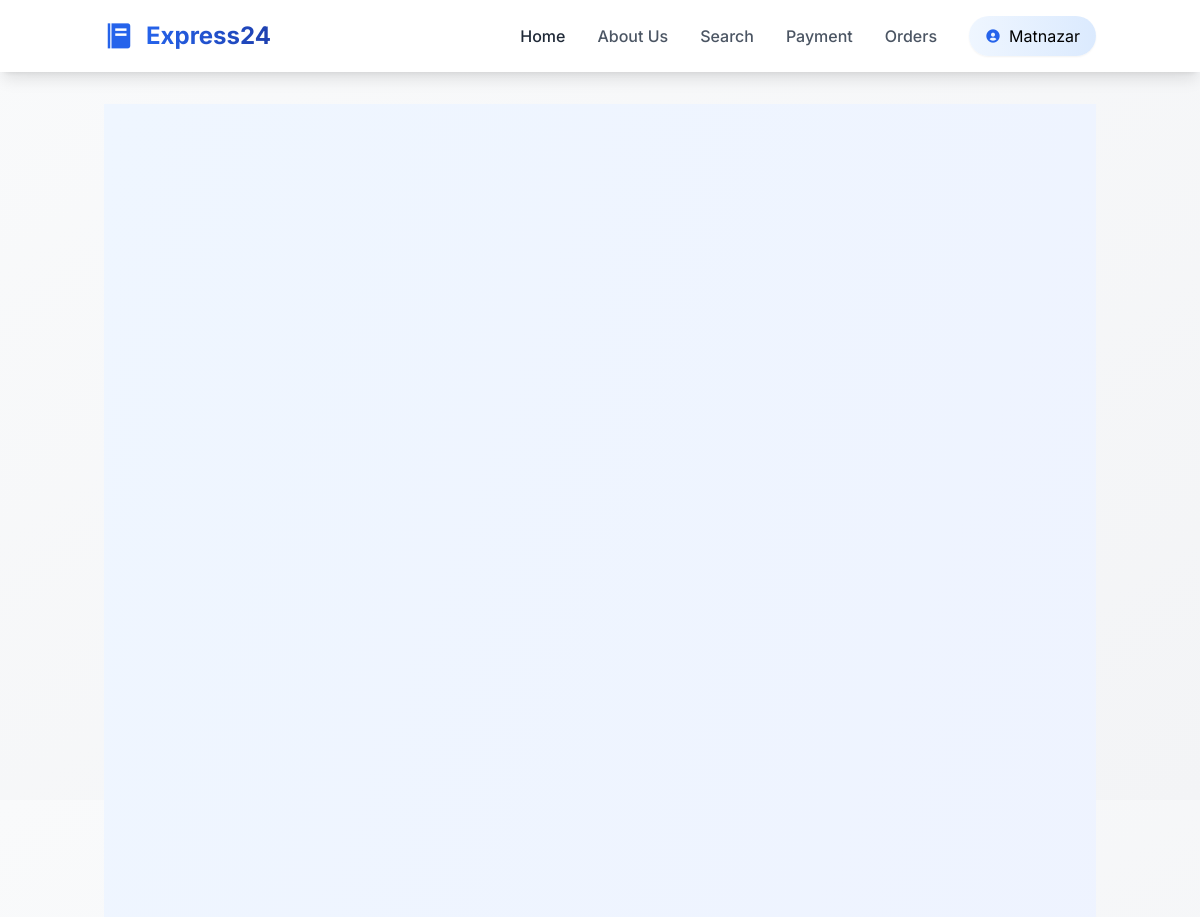
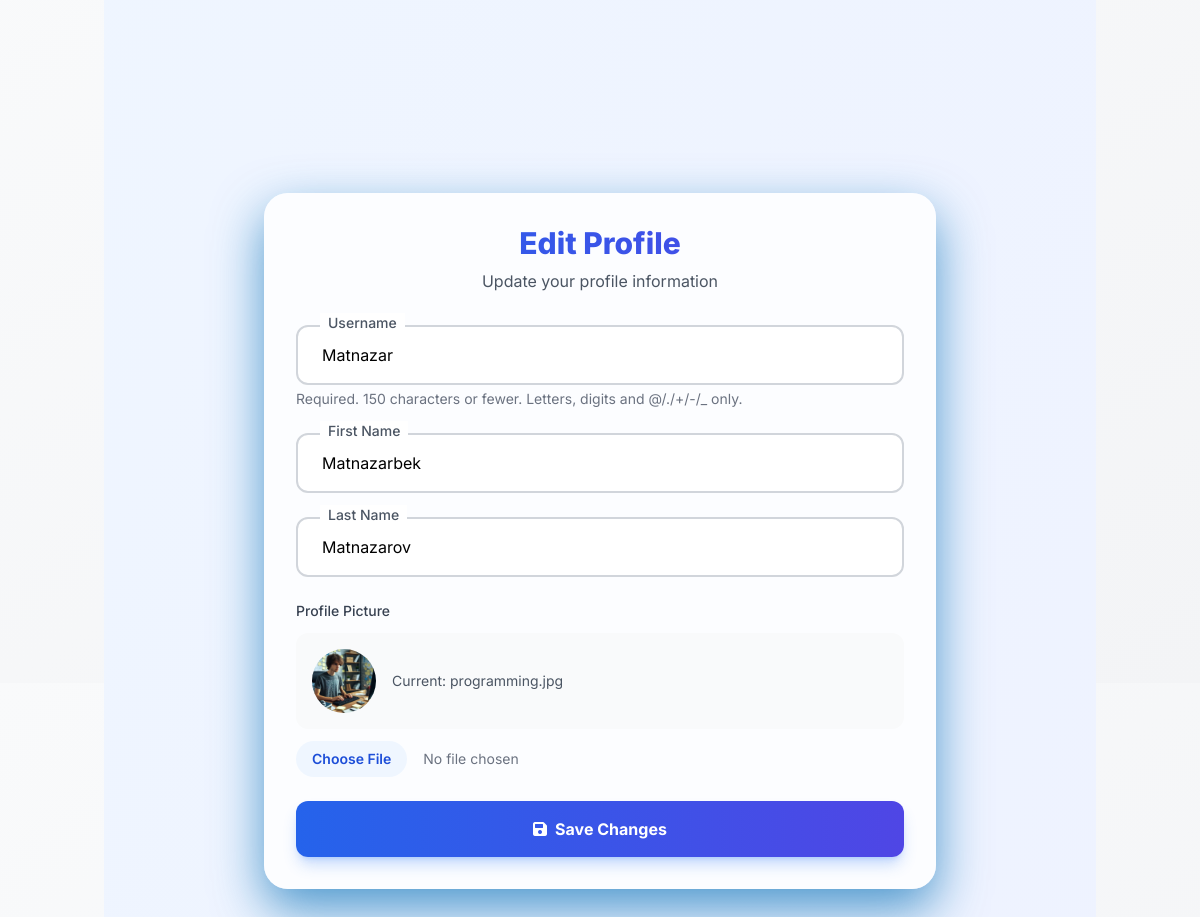
The page /users/editprofile/ (signed in) on the database its author committed (2 pictures, top to bottom).
### users/models.py (models this page shows)
class CustomUser(AbstractUser):
    profile_picture = models.ImageField(default="profile_picture.jpg")

### users/views.py (the view, shortened to what this page needs)
# urls.py: path('editprofile/', EditProfileView.as_view(), name='editprofile')
class EditProfileView(LoginRequiredMixin, View):
    def get(self, request):
        form = EditProfileForm(instance=request.user)
        return render(request, "users/edit_profile.html", {'form':form})

### users/forms.py
class EditProfileForm(forms.ModelForm):
    class Meta:
        model = CustomUser
        fields = ('username', 'first_name', 'last_name', 'profile_picture')

### users/templates/users/edit_profile.html (shortened to what this page needs)
{% extends 'base.html' %}
{% block content %}
<div class="flex justify-center items-center min-h-screen bg-gradient-to-br from-blue-50 to-indigo-50 py-12">
    <div class="w-full max-w-2xl p-8 bg-white/80 backdrop-blur-lg rounded-3xl shadow-[0_20px_50px_rgba(8,_112,_184,_0.7)] transition-all duration-500">
        <div class="text-center space-y-2 mb-8">
            <h4 class="text-3xl font-extrabold bg-gradient-to-r from-blue-600 to-indigo-600 bg-clip-text text-transparent">Edit Profile</h4>
            <p class="text-gray-600">Update your profile information</p>
        </div>
        <form method="post" enctype="multipart/form-data" class="space-y-6">
            <div class="relative">
                <input type="text" name="username" id="id_username" value="{{ form.username.value|default:'' }}" maxlength="150" required
                       class="peer w-full px-6 py-4 border-2 border-gray-300 rounded-xl bg-white/50 backdrop-blur-sm focus:outline-none focus:border-blue-500 focus:ring-4 focus:ring-blue-500/20 transition-all duration-300 placeholder-transparent"
                       placeholder="Username">
                <label for="id_username" class="absolute left-6 -top-3 bg-white px-2 text-sm font-medium text-gray-600 transition-all duration-300 peer-placeholder-shown:top-4 peer-placeholder-shown:text-base peer-placeholder-shown:text-gray-400 peer-focus:-top-3 peer-focus:text-sm peer-focus:text-blue-600">Username</label>
                <p class="mt-1 text-sm text-gray-500">Required. 150 characters or fewer. Letters, digits and @/./+/-/_ only.</p>
            </div>
            <div class="relative">
                <input type="text" name="first_name" id="id_first_name" value="{{ form.first_name.value|default:'' }}" maxlength="150"
                       class="peer w-full px-6 py-4 border-2 border-gray-300 rounded-xl bg-white/50 backdrop-blur-sm focus:outline-none focus:border-blue-500 focus:ring-4 focus:ring-blue-500/20 transition-all duration-300 placeholder-transparent"
                       placeholder="First Name">
                <label for="id_first_name" class="absolute left-6 -top-3 bg-white px-2 text-sm font-medium text-gray-600 transition-all duration-300 peer-placeholder-shown:top-4 peer-placeholder-shown:text-base peer-placeholder-shown:text-gray-400 peer-focus:-top-3 peer-focus:text-sm peer-focus:text-blue-600">First Name</label>
            </div>
            <div class="relative">
                <input type="text" name="last_name" id="id_last_name" value="{{ form.last_name.value|default:'' }}" maxlength="150"
                       class="peer w-full px-6 py-4 border-2 border-gray-300 rounded-xl bg-white/50 backdrop-blur-sm focus:outline-none focus:border-blue-500 focus:ring-4 focus:ring-blue-500/20 transition-all duration-300 placeholder-transparent"
                       placeholder="Last Name">
                <label for="id_last_name" class="absolute left-6 -top-3 bg-white px-2 text-sm font-medium text-gray-600 transition-all duration-300 peer-placeholder-shown:top-4 peer-placeholder-shown:text-base peer-placeholder-shown:text-gray-400 peer-focus:-top-3 peer-focus:text-sm peer-focus:text-blue-600">Last Name</label>
            </div>
            <div class="space-y-3">
                <label class="block text-sm font-medium text-gray-700">Profile Picture</label>
                {% if form.profile_picture.value %}
                <div class="flex items-center space-x-4 p-4 bg-gray-50 rounded-xl">
                    <img src="{{ form.profile_picture.value.url }}" alt="Current profile picture" class="w-16 h-16 rounded-full object-cover">
                    <span class="text-sm text-gray-600">Current: {{ form.profile_picture.value.name }}</span>
                </div>
                {% endif %}
                <div class="relative">
                    <input type="file" name="profile_picture" id="id_profile_picture" accept="image/*"
                           class="block w-full text-sm text-gray-500 file:mr-4 file:py-2 file:px-4 file:rounded-full file:border-0 file:text-sm file:font-semibold file:bg-blue-50 file:text-blue-700 hover:file:bg-blue-100 transition-all duration-300">
                </div>
            </div>
            <button type="submit" class="w-full py-4 bg-gradient-to-r from-blue-600 to-indigo-600 text-white font-bold rounded-xl shadow-lg shadow-blue-500/30 hover:shadow-blue-500/40 transform active:scale-[0.98] transition-all duration-300 relative overflow-hidden group">
                <span class="relative flex items-center justify-center gap-2">
                    <i class="fas fa-save"></i>
                    Save Changes
                </span>
            </button>
        </form>
    </div>
</div>
{% endblock content %}

### templates/base.html (shortened to what this page needs)
{%load static%}
<!DOCTYPE html>
<html lang="en">
<head>
    <script src="https://cdn.tailwindcss.com"></script>
    <link href="https://unpkg.com/boxicons@2.1.4/css/boxicons.min.css" rel="stylesheet">
    <link rel="stylesheet" href="https://cdnjs.cloudflare.com/ajax/libs/font-awesome/6.0.0-beta3/css/all.min.css" />
</head>
<body class="flex flex-col min-h-screen bg-gradient-to-br from-gray-50 to-gray-100 font-['Inter']">
    <header class="sticky top-0 z-50 bg-white/95 backdrop-blur-md shadow-lg">
        <div class="container mx-auto px-4">
            <div class="flex items-center justify-between py-4">
                <a href="{% url 'home'%}" class="flex items-center space-x-3 text-2xl font-bold text-gray-800 hover:text-blue-600 transition-all duration-300 hover-scale">
                    <i class='bx bxs-food-menu text-blue-600 text-3xl'></i>
                    <span class="bg-gradient-to-r from-blue-600 to-blue-800 bg-clip-text text-transparent">Express24</span>
                </a>
                <nav class="hidden md:flex items-center space-x-8">
                    <a href="{% url 'home'%}" class="text-gray-800 hover:text-blue-600 font-medium transition-all duration-300 hover:translate-y-[-2px]">Home</a>
                    <a href="{% url 'about'%}" class="text-gray-600 hover:text-blue-600 font-medium transition-all duration-300 hover:translate-y-[-2px]">About Us</a>
                    <a href="{% url 'search' %}" class="text-gray-600 hover:text-blue-600 font-medium transition-all duration-300 hover:translate-y-[-2px]">Search</a>
                    <a href="{% url 'zakaz' %}" class="text-gray-600 hover:text-blue-600 font-medium transition-all duration-300 hover:translate-y-[-2px]">Payment</a>
                    {% if request.user.is_authenticated %}
                        <a href="{% url 'buyurtma' %}" class="text-gray-600 hover:text-blue-600 font-medium transition-all duration-300 hover:translate-y-[-2px]">Orders</a>
                        <a href="{% url 'profile' %}" class="flex items-center space-x-2 px-4 py-2 bg-gradient-to-r from-blue-50 to-blue-100 rounded-full hover:from-blue-100 hover:to-blue-200 transition-all duration-300 shadow-sm hover:shadow group">
                            <i class='bx bxs-user-circle text-blue-600'></i>
                            <span class="group-hover:text-blue-600">{{request.user.username}}</span>
                        </a>
                    {% else %}
                        <a href="{% url 'login' %}" class="px-6 py-2 bg-gradient-to-r from-blue-600 to-blue-700 text-white rounded-full hover:from-blue-700 hover:to-blue-800 transition-all duration-300 transform hover:scale-105 shadow-md hover:shadow-lg">Login</a>
                    {% endif %}
                </nav>
            </div>
        </div>
    </header>
    <main class="flex-grow container mx-auto px-4 py-8">
        {% block content %}
        {% endblock content %}
    </main>
</body>
</html>

### templates/base.html (style rules this page uses)
.hover-scale { transition: transform 0.2s; }

### rows shown on the page
CustomUser: user.username "Matnazar", username "Matnazar", first_name "Matnazarbek", last_name "Matnazarov", profile_picture.value.name "programming.jpg"
